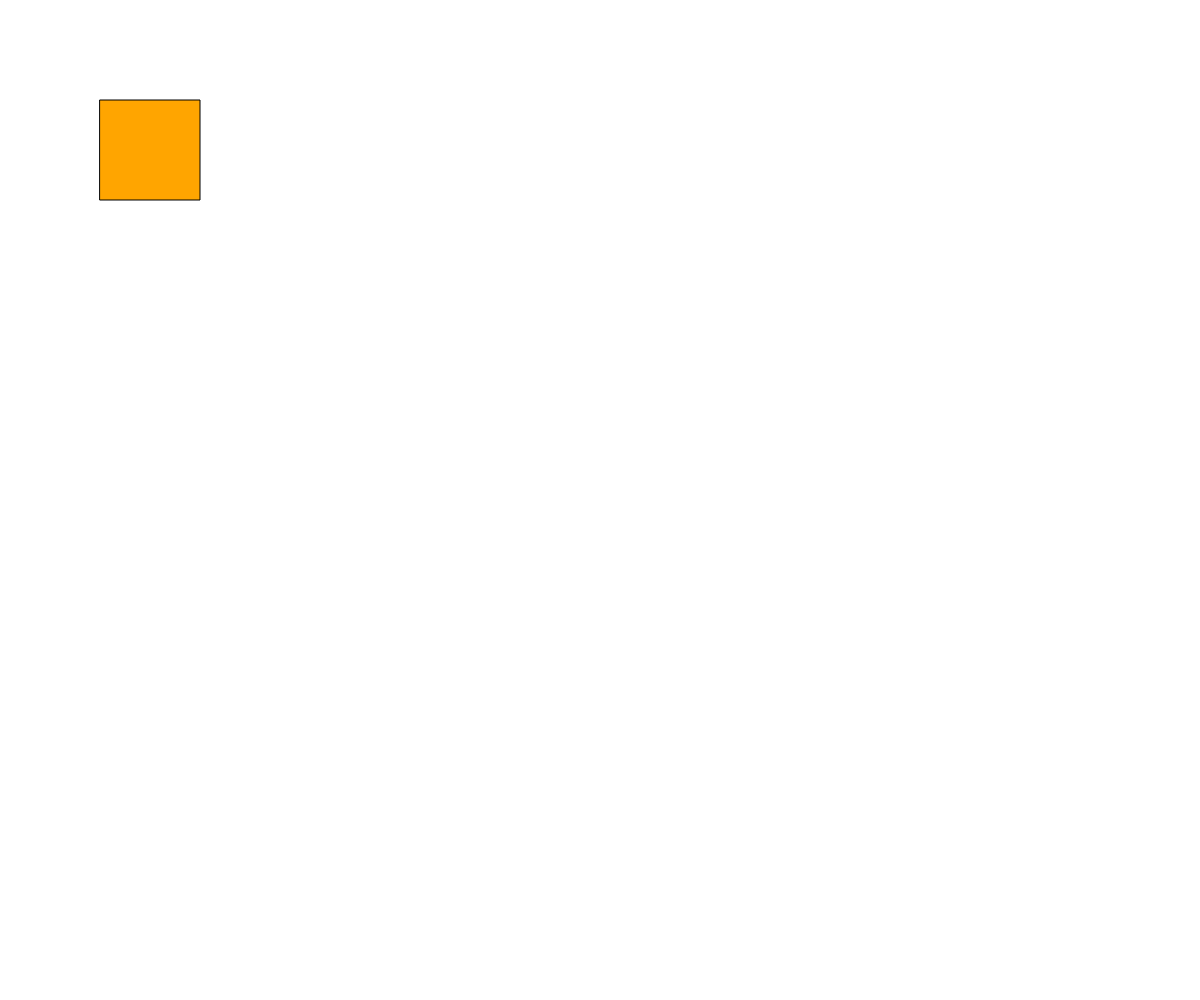
Frame 1 (no input)
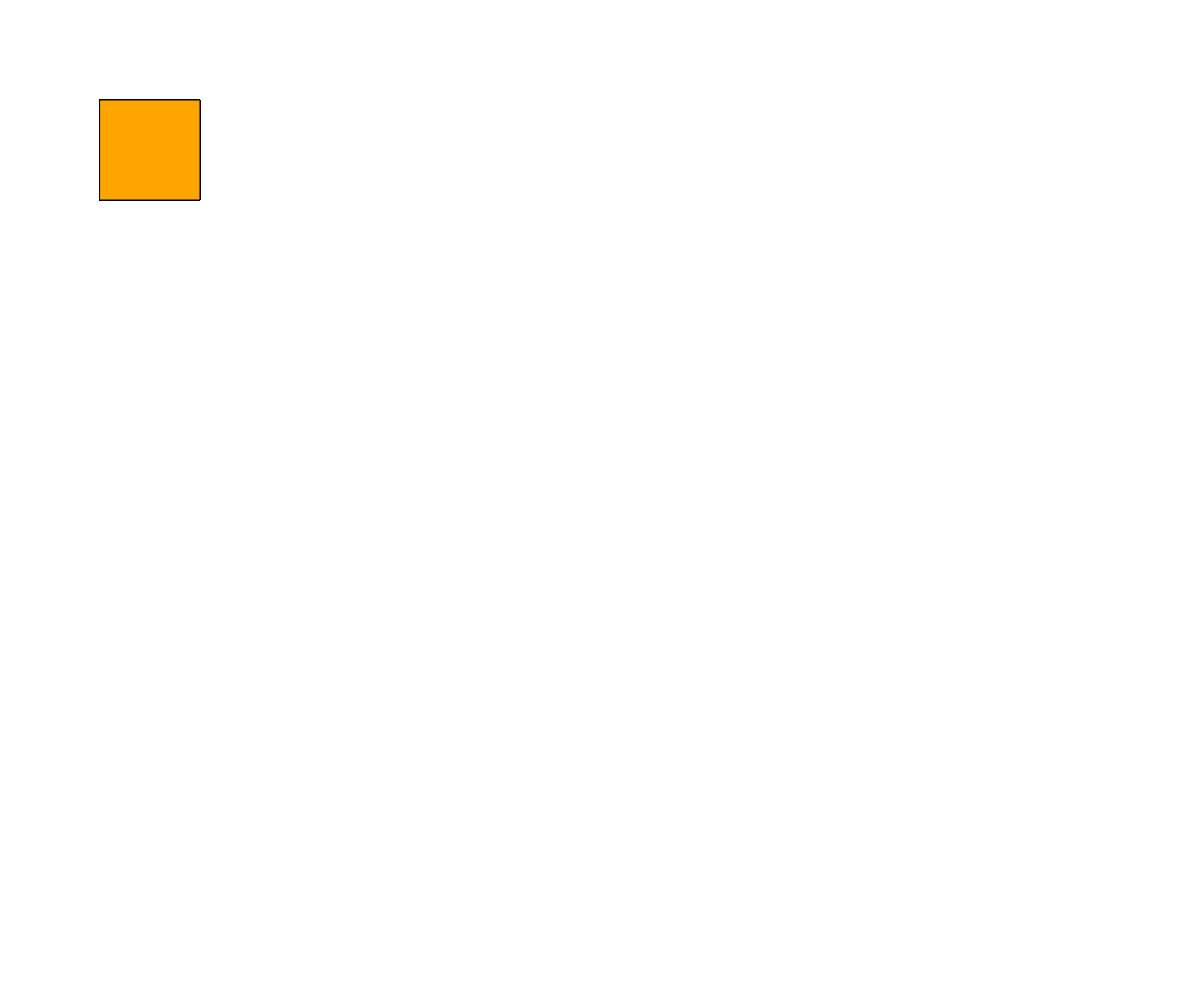
Frame 60 (no input)
Frame 120 (the mouse pressed at the canvas centre since frame 60): identical to frame 60, image omitted

The p5.js sketch that drew these frames (run headless with seeded random() and noise() and a simulated clock; from frame 60 on, the mouse is pressed at the canvas centre):

// p5.js sketch
// ── sketch.js
function setup() {
  createCanvas(window.innerWidth, window.innerHeight);
}

function draw() {
  fill(color("orange"))
  rect(100, 100, 100, 100);

}
